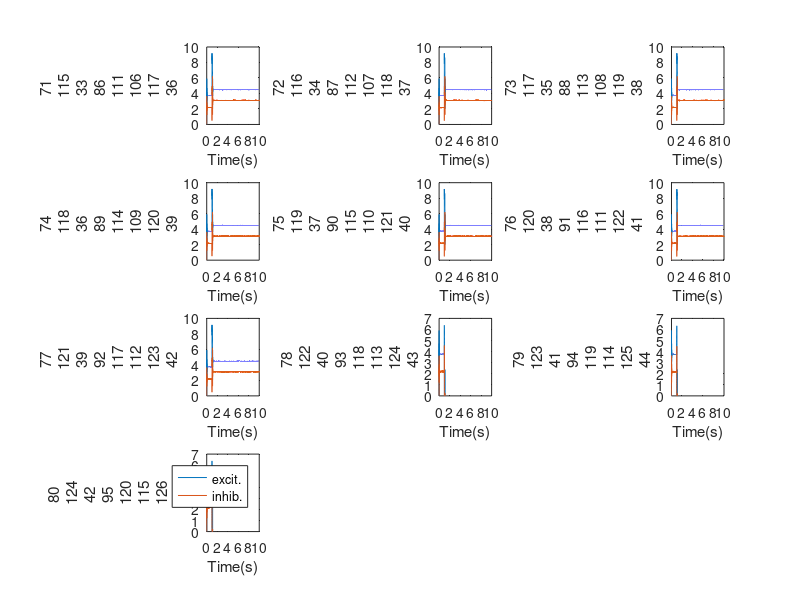
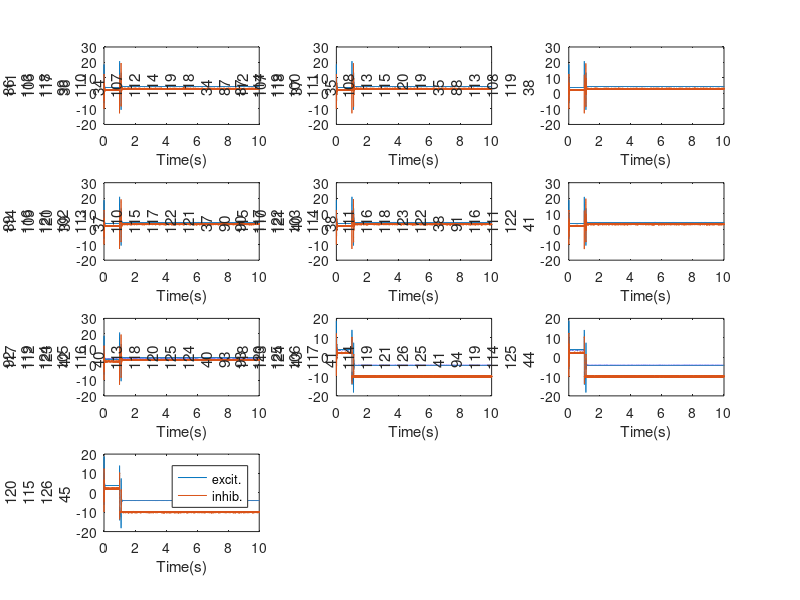

These figures' MATLAB source, in order: (Note: a time limit stopped this script after it produced the figures.)
%Coupled Inhibition Stabilized Circuits
%6/28/22
%Code written by Connor Zawacki for the Miller Lab at Brandeis University

%IS regimine with  linear firing rate equations for all units and
%I-E cross connections.

%Based on code written by Paul Miller




%% 
N=10;          %value for how many E-I unit pairs
on = 7;        %value for how many pairs will be "on"

tmax = 10;
dt = 0.0001;  
tvec = 0:dt:tmax;
rmax = 100;    %max frate

frmat_e = zeros(N,numel(tvec));
Imat_e = frmat_e;
frmat_i = zeros(N,numel(tvec));
Imat_i = frmat_i;

%% parameters to vary
theta_e = 0;  %threshold of activity for e. cells
theta_i = 0;   %threshold of activity for i. cells
alpha_e = 1;   %gain of e. cells    
alpha_i = 1;   %gain of i. cells
tao_e = 0.01;  %time constant of e. cells
tao_i = 0.01;  %time constant of i. cells

WEI = 5;     %connection strength from e. to i. cells
WEE = 3.2;       %connection strength from e. cell to self
WII = -3;      %connection strength from i. cell to self
WIE = -2.5;    %connection strength from i. to e cells
WIEX = -0.65;     %connection strength from e. cells to i cells from other coupled units. must be changed with N

Ii_base=-10;
Ie_base=10;

%% applied charge
i_stimmat = zeros(N,numel(tvec));%each row is a vector for applied current to each coupled set's inhibitory unit, with # of columns = tmax/dt

%random noise
for i = 1:N
    noisevec = randn(size(tvec))*(dt^(0.5))*15;
    i_stimmat(i,:)= noisevec;
end

%transition 1
i_stimmat(1:on,ceil(1/dt):ceil(1.1/dt))= -15;    


%transition 2 
%

Iapp_e = ones(size(tvec))*Ie_base;
Iapp_mat = ones(size(i_stimmat))*(Ii_base) + i_stimmat;

%% simulation
for t = 2:numel(tvec)
    for c = 1:N
        Imat_i(c,t) = WEI*frmat_e(c,t-1) + WII*frmat_i(c,t-1) + Iapp_mat(c,t);
        Imat_e(c,t) = WEE*frmat_e(c,t-1) + WIE*frmat_i(c, t-1) + WIEX*(sum(frmat_i(:,t-1)) - frmat_i(c,t-1)) + Iapp_e(t);

        frmat_e(c,t) = frmat_e(c,t-1) + (dt/tao_e)*(-frmat_e(c,t-1) + alpha_e*(Imat_e(c,t)-theta_e));
        frmat_i(c,t) = frmat_i(c,t-1) + (dt/tao_i)*(-frmat_i(c,t-1) + alpha_i*(Imat_i(c,t)-theta_i));

        if frmat_i(c,t)>rmax
            frmat_i(c,t)=rmax;
        end
        if frmat_i(c,t)<0
            frmat_i(c,t)=0;
        end
        if frmat_e(c,t)>rmax
            frmat_e(c,t)=rmax;
        end
        if frmat_e(c,t)<0
            frmat_e(c,t)=0;
        end
    end
end

%% preliminary figures
figure(3)
for i=1:N
    subplot(4,3,i), plot(tvec,frmat_e(i,:)),  hold on, plot(tvec,frmat_i(i,:)), ylabel("Fr Unit#"+i), xlabel("Time(s)"), hold off;
end
legend("excit.","inhib.")
figure(4)
for i=1:N
    subplot(4,3,i), plot(tvec,Imat_e(i,:)),  hold on, plot(tvec,Imat_i(i,:)),   ylabel("Total input Unit#"+i), xlabel("Time(s)"), hold off;
end
legend("excit.","inhib."),
figure(5)
for i=1:N
    subplot(4,3,i), plot(tvec,Iapp_mat(i,:)), ylabel("Total Iapp Unit#"+i), xlabel("Time(s)"), hold off;
end
